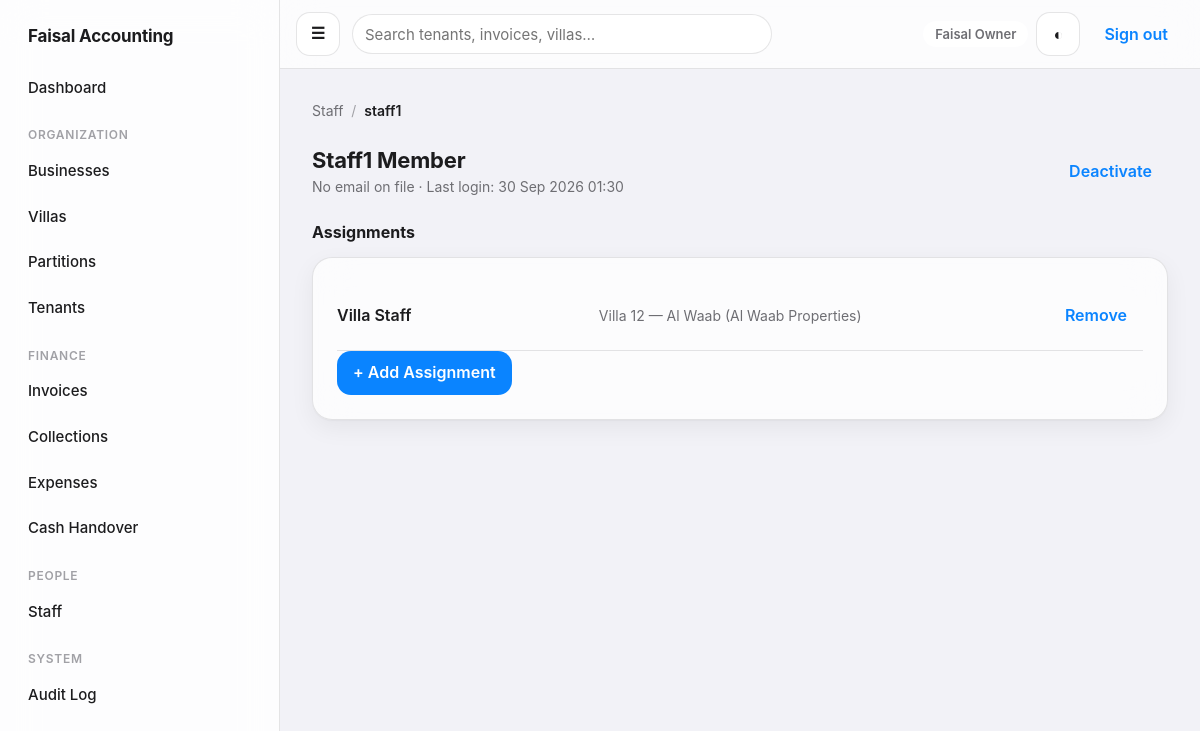
Screenshot of /accounts/staff/4/ (signed in) with the database file from the repository.
### apps/accounts/models.py (models this page shows, shortened)
class User(AbstractUser):
    is_owner = models.BooleanField(default=False, help_text='Sees and can operate on every business/villa/financial record.')
    phone = models.CharField(max_length=32, blank=True)
    class Meta:
        ordering = ['username']

class Assignment(models.Model):
    class Role(models.TextChoices):
        BUSINESS_MANAGER = ('business_manager', 'Business Manager')
        VILLA_STAFF = ('villa_staff', 'Villa Staff')
        ACCOUNTANT = ('accountant', 'Accountant')
    user = models.ForeignKey(settings.AUTH_USER_MODEL, on_delete=models.CASCADE, related_name='assignments')
    role = models.CharField(max_length=20, choices=Role.choices)
    business = models.ForeignKey('businesses.Business', on_delete=models.CASCADE, null=True, blank=True, related_name='manager_assignments')
    villa = models.ForeignKey('villas.Villa', on_delete=models.CASCADE, null=True, blank=True, related_name='staff_assignments')
    created_at = models.DateTimeField(auto_now_add=True)
    created_by = models.ForeignKey(settings.AUTH_USER_MODEL, on_delete=models.PROTECT, related_name='+')
    class Meta:
        ordering = ['user__username']
        constraints = [models.CheckConstraint(check=models.Q(role='business_manager', business__isnull=False, villa__isnull=True) | models.Q(role='villa_staff', villa__isnull=False, business__isnull=True) | models.Q(role='accountant', business__isnull=False, villa__isnull=True) | models.Q(role='accountant', business__isnull=True, villa__isnull=False), name='assignment_scope_matches_role'), models.UniqueConstraint(fields=['user', 'role', 'business', 'villa'], name='unique_assignment')]

### apps/villas/models.py (models this page shows)
class Villa(models.Model):
    business = models.ForeignKey('businesses.Business', on_delete=models.PROTECT, related_name='villas')
    name = models.CharField(max_length=200)
    address = models.TextField(blank=True)
    landlord_name = models.CharField(max_length=200, blank=True)
    landlord_contact = models.CharField(max_length=200, blank=True)
    contract_start = models.DateField(null=True, blank=True)
    contract_end = models.DateField(null=True, blank=True)
    is_archived = models.BooleanField(default=False)
    created_at = models.DateTimeField(auto_now_add=True)
    created_by = models.ForeignKey(settings.AUTH_USER_MODEL, on_delete=models.PROTECT, related_name='+')
    class Meta:
        ordering = ['business__name', 'name']
        constraints = [models.UniqueConstraint(fields=['business', 'name'], name='unique_villa_name_per_business')]
    def __str__(self):
        return f'{self.name} ({self.business.name})'

### apps/businesses/models.py (models this page shows, shortened)
class Business(models.Model):
    name = models.CharField(max_length=200, unique=True)
    description = models.TextField(blank=True)
    is_archived = models.BooleanField(default=False)
    created_at = models.DateTimeField(auto_now_add=True)
    created_by = models.ForeignKey(settings.AUTH_USER_MODEL, on_delete=models.PROTECT, related_name='+')
    class Meta:
        ordering = ['name']
        verbose_name_plural = 'businesses'

### apps/accounts/staff_views.py (the view)
@login_required
def staff_detail(request, pk):
    _owner_only(request.user)
    staff = get_object_or_404(User.objects.exclude(username='system'), pk=pk)
    assignments = Assignment.objects.filter(user=staff).select_related('business', 'villa')
    return render(request, 'accounts/staff_detail.html', {'staff': staff, 'assignments': assignments, 'role_labels': selectors.role_labels_for(staff), 'breadcrumbs': [('Staff', reverse('accounts:staff_list')), (staff.username, None)]})

### apps/accounts/context_processors.py (called while the page is built)
def nav(request):
    user = getattr(request, 'user', None)
    if user is None or not user.is_authenticated:
        return {}
    has_any_scope = user.is_owner or selectors.villas_visible_to(user).exists()
    return {'nav_has_scope': has_any_scope, 'nav_can_view_financials': selectors.can_view_financial_kpis(user), 'nav_can_manage_users': user.is_owner, 'nav_can_manage_operations': selectors.can_manage_villas_and_tenants(user), 'nav_pending_handover_count': _pending_handover_count(user) if has_any_scope else 0}

def _pending_handover_count(user):
    from apps.cash.models import CashHandover
    qs = selectors.cash_handovers_visible_to(user).filter(status=CashHandover.Status.SUBMITTED)
    if not user.is_owner and (not Assignment.objects.filter(user=user, role__in=[Assignment.Role.BUSINESS_MANAGER, Assignment.Role.ACCOUNTANT]).exists()):
        return 0
    return qs.count()

### apps/accounts/selectors.py (called while the page is built, shortened)
def cash_handovers_visible_to(user) -> QuerySet[CashHandover]:
    if user.is_owner:
        return CashHandover.objects.all()

def can_view_financial_kpis(user) -> bool:
    if user.is_owner:
        return True
    return Assignment.objects.filter(user=user, role__in=[Assignment.Role.BUSINESS_MANAGER, Assignment.Role.ACCOUNTANT]).exists()

def can_manage_villas_and_tenants(user) -> bool:
    if user.is_owner:
        return True
    return Assignment.objects.filter(user=user, role__in=[Assignment.Role.BUSINESS_MANAGER, Assignment.Role.VILLA_STAFF]).exists()

def role_labels_for(user) -> list[str]:
    if user.is_owner:
        return ['Owner']
    roles = Assignment.objects.filter(user=user).values_list('role', flat=True).distinct()
    return [Assignment.Role(role).label for role in roles]

### apps/accounts/staff_views.py (called while the page is built)
def _owner_only(user):
    if not user.is_owner:
        raise PermissionDenied('Only the Owner can manage staff and assignments.')

### apps/audit/context.py (called while the page is built)
def set_context(request) -> None:
    ip_address = request.META.get('HTTP_X_FORWARDED_FOR', '').split(',')[0].strip() or request.META.get('REMOTE_ADDR')
    actor = getattr(request, 'user', None)
    if actor is not None and (not actor.is_authenticated):
        actor = None
    _current_request_context.set(RequestContext(ip_address=ip_address or None, user_agent=request.META.get('HTTP_USER_AGENT', '')[:512], request_id=str(uuid.uuid4()), actor=actor))

def clear_context() -> None:
    _current_request_context.set(None)

### templates/accounts/staff_detail.html (shortened to what this page needs)
{% extends "base.html" %}
{% block content %}
  <div class="page-header">
    <div>
      <h1>{{ staff.get_full_name|default:staff.username }}</h1>
      <div class="page-header__meta">{{ staff.email|default:"No email on file" }} · Last login: {{ staff.last_login|date:"d M Y H:i"|default:"Never" }}</div>
    </div>
    {% if staff.is_active %}
      <a class="btn btn--ghost" href="{% url 'accounts:staff_deactivate' staff.pk %}">Deactivate</a>
    {% else %}
      <span class="pill pill--neutral">Inactive</span>
    {% endif %}
  </div>
  <div class="detail-section">
    <div class="detail-section__title">Assignments</div>
    <div class="card">
      {% if assignments %}
        {% for assignment in assignments %}
          <div class="list-row">
            <span class="list-row__title">{{ assignment.get_role_display }}</span>
            <span class="list-row__meta">{{ assignment.business|default:assignment.villa }}</span>
            <a class="btn btn--ghost" href="{% url 'accounts:assignment_remove' assignment.pk %}">Remove</a>
          </div>
        {% endfor %}
      {% else %}
        <div class="empty-state">
          <div class="empty-state__title">No assignments yet.</div>
          <p>Assign this person to a business or villa so they can access it.</p>
        </div>
      {% endif %}
      <a class="btn btn--primary" href="{% url 'accounts:assignment_create' staff.pk %}">+ Add Assignment</a>
    </div>
  </div>
{% endblock %}

### templates/base.html (shortened to what this page needs)
{% load static %}
<!doctype html>
<html lang="en">
<head>
  <link rel="stylesheet" href="{% static 'css/design-system.css' %}">
</head>
<body>
  <div class="app-shell">
    <aside class="sidebar" aria-label="Main navigation">
      <div class="sidebar__brand">Faisal Accounting</div>
      {% if user.is_authenticated %}
        <a class="sidebar__link{% if request.resolver_match.app_name == 'dashboard' %} sidebar__link--active{% endif %}" href="{% url 'dashboard:home' %}">Dashboard</a>
        {% if nav_has_scope %}
          <div class="sidebar__section">Organization</div>
          <a class="sidebar__link{% if request.resolver_match.app_name == 'businesses' %} sidebar__link--active{% endif %}" href="{% url 'businesses:list' %}">Businesses</a>
          <a class="sidebar__link{% if request.resolver_match.url_name == 'villa_list' %} sidebar__link--active{% endif %}" href="{% url 'villas:villa_list' %}">Villas</a>
          <a class="sidebar__link{% if request.resolver_match.url_name == 'partition_list' %} sidebar__link--active{% endif %}" href="{% url 'villas:partition_list' %}">Partitions</a>
          <a class="sidebar__link{% if request.resolver_match.app_name == 'tenancy' %} sidebar__link--active{% endif %}" href="{% url 'tenancy:list' %}">Tenants</a>
          <div class="sidebar__section">Finance</div>
          <a class="sidebar__link{% if request.resolver_match.url_name == 'invoice_list' or request.resolver_match.url_name == 'invoice_detail' %} sidebar__link--active{% endif %}" href="{% url 'billing:invoice_list' %}">Invoices</a>
          <a class="sidebar__link{% if request.resolver_match.url_name == 'payment_list' %} sidebar__link--active{% endif %}" href="{% url 'billing:payment_list' %}">Collections</a>
          <a class="sidebar__link{% if request.resolver_match.app_name == 'expenses' %} sidebar__link--active{% endif %}" href="{% url 'expenses:list' %}">Expenses</a>
          <a class="sidebar__link{% if request.resolver_match.app_name == 'cash' %} sidebar__link--active{% endif %}" href="{% url 'cash:handover_list' %}">
            <span>Cash Handover</span>
          </a>
        {% endif %}
        {% if nav_can_manage_users %}
          <div class="sidebar__section">People</div>
          <a class="sidebar__link{% if request.resolver_match.url_name == 'staff_list' %} sidebar__link--active{% endif %}" href="{% url 'accounts:staff_list' %}">Staff</a>
        {% endif %}
        {% if user.is_owner %}
          <div class="sidebar__section">System</div>
          <a class="sidebar__link{% if request.resolver_match.app_name == 'audit' %} sidebar__link--active{% endif %}" href="{% url 'audit:list' %}">Audit Log</a>
        {% endif %}
      {% endif %}
    </aside>
    <div class="content-area">
      <header class="topbar">
        <label for="nav-toggle" class="btn btn--icon sidebar-toggle-label" aria-label="Open menu">&#9776;</label>
        {% if user.is_authenticated and nav_has_scope %}
          <form class="topbar__search" method="get" action="{% url 'dashboard:search' %}" role="search">
            <input type="search" name="q" placeholder="Search tenants, invoices, villas…" value="{{ request.GET.q|default:'' }}" aria-label="Global search">
          </form>
        {% endif %}
        <div class="topbar__actions">
          {% if user.is_authenticated %}
            <span class="pill pill--neutral">{{ user.get_full_name|default:user.username }}</span>
          {% endif %}
          <button class="btn btn--icon" type="button" data-theme-toggle aria-label="Toggle dark mode">&#9680;</button>
          {% if user.is_authenticated %}
            <form method="post" action="{% url 'accounts:logout' %}">
              <button class="btn btn--ghost" type="submit">Sign out</button>
            </form>
          {% endif %}
        </div>
      </header>
      <main class="main">
        {% if breadcrumbs %}{% include "components/breadcrumbs.html" %}{% endif %}
        {% block content %}{% endblock %}
      </main>
    </div>
  </div>
</body>
</html>

### templates/components/breadcrumbs.html
<nav class="breadcrumbs" aria-label="Breadcrumb">
  {% for label, url in breadcrumbs %}
    {% if not forloop.last and url %}
      <a href="{{ url }}">{{ label }}</a><span class="breadcrumbs__sep">/</span>
    {% else %}
      <span class="breadcrumbs__current">{{ label }}</span>
    {% endif %}
  {% endfor %}
</nav>

### rows the page displays
User: get_full_name "Faisal Owner"
User: breadcrumbs "staff1", get_full_name "Staff1 Member", email "No email on file", last_login "30 Sep 2026 01:30"
Assignment: role "Villa Staff", business "Villa 12 — Al Waab (Al Waab Properties)"

### other values shown
{{ label }} "Staff"
